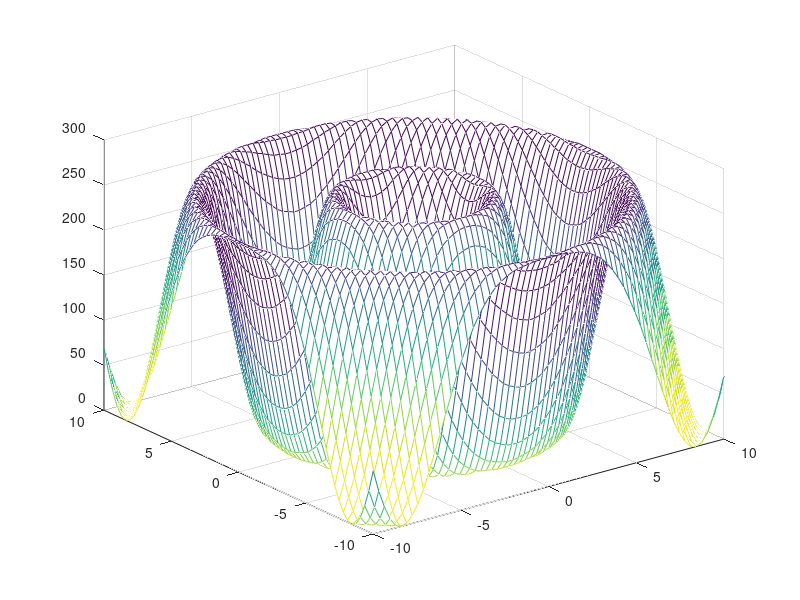

Recreate this plot in MATLAB. (Note: this script raises an error after producing the figure.)
function prepareAndDraw( )
    [x,y] = meshgrid(-10:20/63:10);
    R = zeros(100, 64, 64);
    for t=0:10e-2:(10-2e-2)
       R(ceil(t/(10e-2)+0.1),:,:) = round(((cos(sqrt((x).^2+(y).^2)-t) + 1)/2)*255);
    end
    h=mesh(x,y,squeeze(R(1,:,:)));

    for i=1:100
        drawnow
        set(h,'ZData',squeeze(R(i,:,:)));
    end
    
    csvwrite('symetricWave.dat',R)
end

